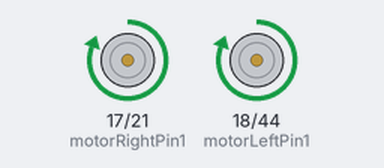
This sketch was run on a simulated Arduino Mega 2560, built with avr-gcc and run on an emulated ATmega2560. Shown: motor-driver pin pairs drawn as motors (green arrow = first pin HIGH = forward, orange = second pin HIGH = backward, longer = more drive, scaled by the enable pin).

Above: at 3.5 s.
At 5.2 s:
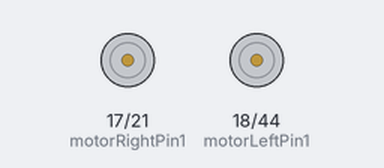
At 7.0 s:
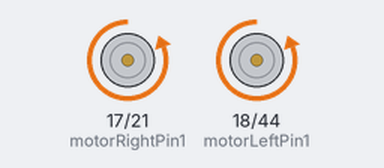
Timing chart, 0 to 8.8 s (numbered marks = the images above):
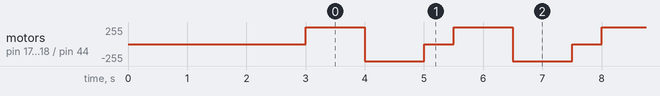

Measured:
- by itself, motor on pin 17 (motorRightPin1) / pin 21 (motorRightPin2), motor on pin 18 (motorLeftPin1) / pin 44 (motorLeftPin2): repeats every 2.5 s: backward 255/255 1.0 s, stopped 0.50 s, forward 255/255 1.0 s

The sketch:

LilygoS3_MotorTest_NoDisplay.ino
```cpp
// Motor A connections
const int pwmLeft = 43;
const int motorLeftPin1 = 18;  // Input 1 of L298N for Motor Left
const int motorLeftPin2 = 44;  // Input 2 of L298N for Motor Left

// Motor B connections
const int pwmRight = 16;
const int motorRightPin1 = 17; // Input 1 of L298N for Motor Right
const int motorRightPin2 = 21; // Input 2 of L298N for Motor Right

void setup() {
  // Define motor control pins as OUTPUT
  pinMode(pwmLeft, OUTPUT);
  pinMode(motorLeftPin1, OUTPUT);
  pinMode(motorLeftPin2, OUTPUT);
  pinMode(pwmRight, OUTPUT);
  pinMode(motorRightPin1, OUTPUT);
  pinMode(motorRightPin2, OUTPUT);

  digitalWrite(pwmLeft, HIGH); // use these two lines to test a single motor at a time
  digitalWrite(pwmRight, HIGH);
  delay(3000);
}

void loop() {
  // Run both motors forward
  digitalWrite(motorLeftPin1, HIGH);
  digitalWrite(motorLeftPin2, LOW);
  digitalWrite(motorRightPin1, HIGH);
  digitalWrite(motorRightPin2, LOW);
  delay(1000); // Run forward for 1 second

  // Run both motors backward
  digitalWrite(motorLeftPin1, LOW);
  digitalWrite(motorLeftPin2, HIGH);
  digitalWrite(motorRightPin1, LOW);
  digitalWrite(motorRightPin2, HIGH);
  delay(1000); // Run backward for 1 second

  // Stop both motors
  digitalWrite(motorLeftPin1, LOW);
  digitalWrite(motorLeftPin2, LOW);
  digitalWrite(motorRightPin1, LOW);
  digitalWrite(motorRightPin2, LOW);
  delay(500); // Pause for 0.5 seconds
}
```
